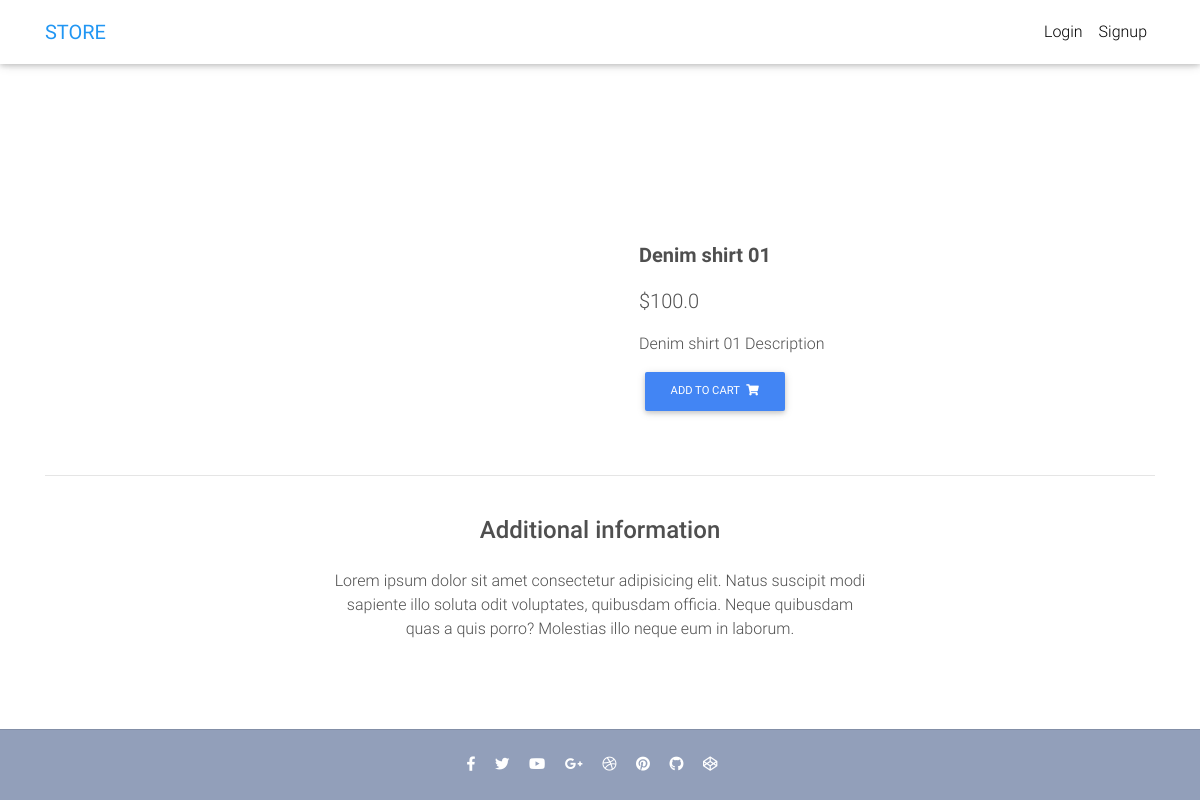
Page /product/text-product-1/ on the committed database.
### core/models.py (models this page shows, shortened)
class Item(models.Model):
    title = models.CharField(max_length=100)
    price = models.FloatField()
    discount_price = models.FloatField(blank=True, null=True)
    slug = models.SlugField()
    description = models.TextField()
    def get_add_to_cart_url(self):
        return reverse("core:add-to-cart", kwargs={
            'slug': self.slug
        })

### core/views.py (the view)
# urls.py: path('product/<slug>/', ItemDetailView.as_view(), name='product'),
class ItemDetailView(DetailView):
    model = Item
    template_name = "product.html"

### templates/product.html (shortened to what this page needs)
{% extends "base.html" %}
{% block content %}
  <main class="mt-5 pt-4">
    <div class="container dark-grey-text mt-5">
      <div class="row wow fadeIn">
        <div class="col-md-6 mb-4">
        </div>
        <div class="col-md-6 mb-4">
          <div class="p-4">
            <p class="lead font-weight-bold">{{object.title}}</p>
            <p class="lead">
              {% if object.discount_price %}
              <span>${{ object.discount_price }}</span>
              {% else %}
              <span>${{ object.price }}</span>
              {% endif %}
            </p>
            <p>{{ object.description }}</p>
            <a href="{{ object.get_add_to_cart_url }}" class="btn btn-primary btn-md my-0 p">
              Add to cart
              <i class="fas fa-shopping-cart ml-1"></i>
            </a>
          </div>
        </div>
      </div>
      <hr>
      <div class="row d-flex justify-content-center wow fadeIn">
        <div class="col-md-6 text-center">
          <h4 class="my-4 h4">Additional information</h4>
          <p>Lorem ipsum dolor sit amet consectetur adipisicing elit. Natus suscipit modi sapiente illo soluta odit
            voluptates,
            quibusdam officia. Neque quibusdam quas a quis porro? Molestias illo neque eum in laborum.</p>
        </div>
      </div>
      <div class="row wow fadeIn">
        <div class="col-lg-4 col-md-12 mb-4">
        </div>
        <div class="col-lg-4 col-md-6 mb-4">
        </div>
        <div class="col-lg-4 col-md-6 mb-4">
        </div>
      </div>
    </div>
  </main>
{% endblock content %}

### templates/base.html (style rules this page uses)
html, body, header, .carousel { height: 60vh; }

### rows in the picture
Item: title "Denim shirt 01", discount_price "100.0", description "Denim shirt 01 Description"
